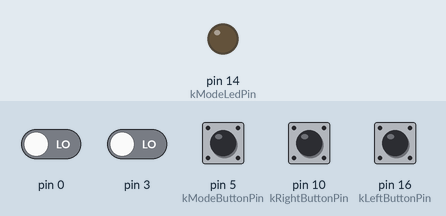
Bench run of a sketch on a simulated Arduino Leonardo, built with avr-gcc and run on an emulated ATmega32U4. Parts: output pins drawn as LEDs (lit = HIGH). The inputs (shaded band) are chosen by the test bench; at power-on: pin 5 (kModeButtonPin) HIGH, pin 0, pin 3, pin 10 (kRightButtonPin), pin 16 (kLeftButtonPin) LOW. USB keyboard and mouse output is not drawn; what the sketch prints to the serial monitor is not drawn.

Above: at 1.2 s.
1.3 s: pin 5 (kModeButtonPin) pulled LOW for 0.15 s
At 2.5 s:
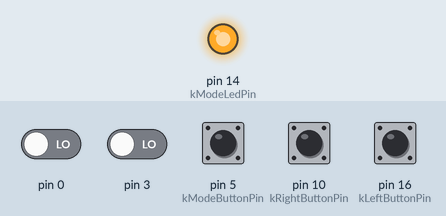
2.9 s: pin 5 (kModeButtonPin) pulled LOW for 1 s
At 3.8 s:
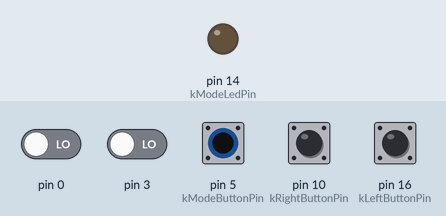
Timing chart, 0 to 5.9 s (numbered marks = the images above; inputs shaded):
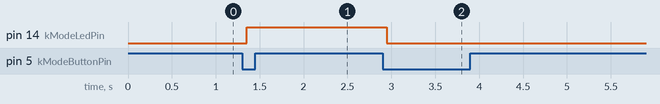

Measured:
- after the input at 1.3 s, pin 14 (kModeLedPin): LOW → HIGH after 0.05 s
- after the input at 2.9 s, pin 14 (kModeLedPin): HIGH → LOW after 0.05 s

The sketch:

main.ino
```cpp
#include <Joystick.h>

#include "button.h"
#include "pedal.h"


const int kModeButtonPin = 5;
const int kModeLedPin = 14;
const int kLeftButtonPin = 16;
const int kRightButtonPin = 10;

bool _rudderMode = false;

Button _button;

const int kPedalCount = 2;
uint8_t _pedals[kPedalCount];

Joystick_ _joystick(
  JOYSTICK_DEFAULT_REPORT_ID, // HID report ID
  2,      // Button Count
  0,      // Hat switch count
  false,  // X-Axis
  false,  // Y-Axis
  false,  // Z-Axis
  false,  // X-Rot
  false,  // Y-Rot
  false,  // Z-Rot
  false,  // Rudder
  false,  // Throttle
  true,   // Accelerator
  true,   // Brake
  true);  // Steering

void OnModeButtonPressed();


void setup()
{
  _joystick.setSteeringRange(-63, 63);
  _joystick.setBrakeRange(0, 63);
  _joystick.setAcceleratorRange(0, 63);

  _joystick.begin(false);

  _button.Setup(kModeButtonPin, OnModeButtonPressed);

  pinMode(kModeLedPin, OUTPUT);

  pinMode(kLeftButtonPin, INPUT);
  pinMode(kRightButtonPin, INPUT);

  _pedals[0] = CreatePedal(0, 1, 16);
  _pedals[1] = CreatePedal(3, 2, 10);

  Serial.begin(9600); // This pipes to the serial monitor
}

void loop()
{
  _button.Loop();

  int pedalRight = ReadPedal(_pedals[1]);
  int pedalLeft = ReadPedal(_pedals[0]);

  if(_rudderMode)
  {
    sendJoystickRudder(pedalLeft, pedalRight);
  }
  else
  {
    sendJoystickIndividualAxis(pedalLeft, pedalRight);
  }

  _joystick.setButton(0, digitalRead(kRightButtonPin));
  _joystick.setButton(1, digitalRead(kLeftButtonPin));

  _joystick.sendState();
}

void OnModeButtonPressed()
{
  _rudderMode = !_rudderMode;
  digitalWrite(kModeLedPin, _rudderMode);
}

void sendJoystickRudder(int pedalLeft, int pedalRight)
{
  int pedalsCombined = pedalRight - pedalLeft;
  _joystick.setSteering(pedalsCombined);

  Serial.println(pedalsCombined);

  _joystick.setAccelerator(0);
  _joystick.setBrake(0);
}

void sendJoystickIndividualAxis(int pedalLeft, int pedalRight)
{
  _joystick.setAccelerator(pedalRight);
  _joystick.setBrake(pedalLeft);

  Serial.print(pedalLeft);
  Serial.print(",");
  Serial.println(pedalRight);

  _joystick.setSteering(0);
}
```

button.h
```cpp
struct Button
{
  const int kDebounceDelayMs = 50;

  typedef void (* PressHandler) ();

  int _buttonPin;
  int _buttonState = HIGH;
  int _lastButtonState = HIGH;
  long _lastDebounceTime = 0;
  PressHandler _onPress;

  void Setup(int pin, PressHandler onPress)
  {
    _buttonPin = pin;
    _onPress = onPress;

    pinMode(_buttonPin, INPUT);  // Set the button as an input
    digitalWrite(_buttonPin, HIGH); // Enable pullup resistor
  }

  void Loop()
  {
      int reading = digitalRead(_buttonPin);

      if (reading != _lastButtonState)
      {
        _lastDebounceTime = millis();
      }

      if ((millis() - _lastDebounceTime) > kDebounceDelayMs)
      {
        if (reading != _buttonState)
        {
          _buttonState = reading;

          if (_buttonState == LOW)
          {
            _onPress();
          }
        }
      }

      _lastButtonState = reading;
  }
};
```

pedal.cpp
```cpp
#include "Pedal.h"

struct Pedal
{
    int _pinA;
    int _pinB;
    int _pinMax;

    volatile int _pos;
};

static const int kDeadzone = 3;

static const uint8_t kMaxPedals = 2;

static uint8_t _pedalCount = 0;
static Pedal _pedals[kMaxPedals];


void Decode(Pedal& pedal)
{
    if (digitalRead(pedal._pinA) == digitalRead(pedal._pinB))
    {
        pedal._pos++;
        static const int kAbsoluteMax = (kPedalMax + (kDeadzone * 2));
        if (pedal._pos >= kAbsoluteMax)
        {
            pedal._pos = kAbsoluteMax;
        }
    }
    else
    {
        pedal._pos--;
        if (pedal._pos < 0)
        {
            pedal._pos = 0;
        }
    }
}

typedef int (*Interrupt)(void);

static void Interrupt0(void)
{
    Decode(_pedals[0]);
}
static void Interrupt1(void)
{
    Decode(_pedals[1]);
}

Interrupt GetInterrupt(int index)
{
    switch (index)
    {
        case 0:
            return Interrupt0;
            break;
        case 1:
            return Interrupt1;
            break;
    }

    return NULL;
}

uint8_t CreatePedal(int pinA, int pinB, int pinMax)
{
    if (_pedalCount < kMaxPedals)
    {
        Pedal& pedal = _pedals[_pedalCount];

        pedal._pinA = pinA;
        pedal._pinB = pinB;
        pedal._pinMax = pinMax;

        pinMode (pedal._pinA, INPUT);
        pinMode (pedal._pinB, INPUT);
        pinMode (pedal._pinMax, INPUT);

        attachInterrupt(digitalPinToInterrupt(pedal._pinA), GetInterrupt(_pedalCount), CHANGE);

        return _pedalCount++;
    }
    else
    {
        Serial.print("Exceeded maximum number of pedals: ");
        Serial.println(kMaxPedals);
        return -1;
    }
}

int ReadPedal(uint8_t pedalIndex)
{
    if(pedalIndex < _pedalCount)
    {
        int value = _pedals[pedalIndex]._pos;
        if (value < kDeadzone)
        {
            return 0;
        }
        else if (value > (kPedalMax + kDeadzone))
        {
            return kPedalMax;
        }
        else
        {
            return value - kDeadzone;
        }
    }

    Serial.print("Pedal index oob: ");
    Serial.println(pedalIndex);

    return 0;
}
```

pedal.h
```cpp
#include <Arduino.h>

static const int kPedalMax = 63;

uint8_t CreatePedal(int pinA, int pinB, int pinMax);
int ReadPedal(uint8_t pedalIndex);
```
